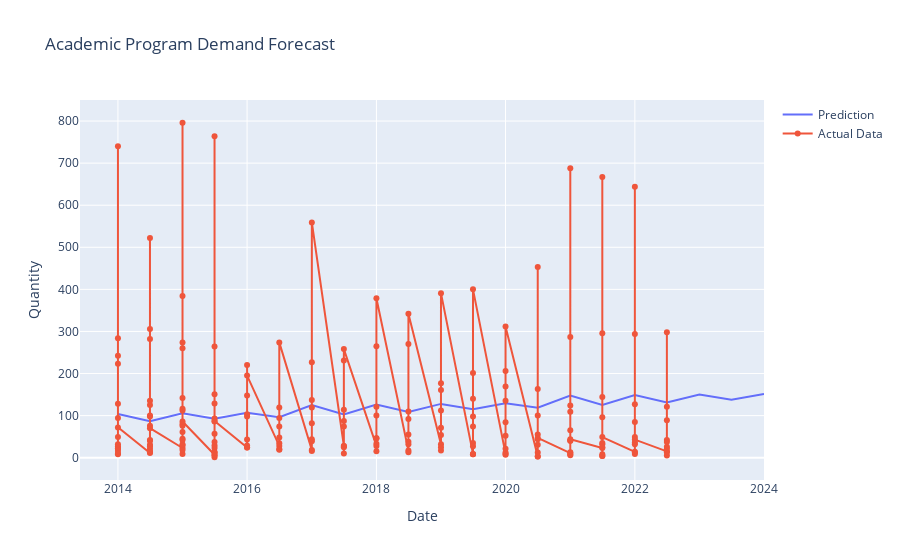

Notebook source saved alongside this figure:
### Markdown cell above
## Modelo Prophet

### Code cell
# Assuming `aggregated_dfMatprimer` is already loaded with appropriate data
# Aggregate the 'PRIMER CURSO' per year and program
program_df = aggregated_dfMatprimer.groupby(['DATE', 'PROGRAMA ACADÉMICO', 'INSTITUCIÓN DE EDUCACIÓN SUPERIOR (IES)']).agg({'PRIMER CURSO': 'sum'}).reset_index()

# Specify the program you want to forecast
target_program = "ADMINISTRACION FINANCIERA"

# Filter data for the specific program
specific_program_data = program_df[program_df['PROGRAMA ACADÉMICO'] == target_program]

# Convert 'INSTITUCIÓN DE EDUCACIÓN SUPERIOR (IES)' to one-hot encoding
one_hot_institutions = pd.get_dummies(specific_program_data['INSTITUCIÓN DE EDUCACIÓN SUPERIOR (IES)'])
specific_program_data = pd.concat([specific_program_data, one_hot_institutions], axis=1)

# Initialize the Prophet model with additional regressors for each institution
model = Prophet()

# Add institution one-hot encoding as additional regressors
for column in one_hot_institutions.columns:
    model.add_regressor(column)

# Prepare the data for Prophet
specific_program_data['ds'] = specific_program_data['DATE']
specific_program_data['y'] = specific_program_data['PRIMER CURSO']

# Create and fit the Prophet model using all the data and institution regressors
model.fit(specific_program_data[['ds', 'y'] + list(one_hot_institutions.columns)])

# Make future predictions
future = model.make_future_dataframe(periods=4, freq='6M')

# Identify the last historical date in the original dataset
last_hist_date = specific_program_data['ds'].max()

# Adjust only the future prediction dates to start at the beginning of a month
future.loc[future['ds'] > last_hist_date, 'ds'] = future['ds'][future['ds'] > last_hist_date] + pd.offsets.MonthBegin(-1)

# Carry over the one-hot encoding for institutions to the future DataFrame
for column in one_hot_institutions.columns:
    future[column] = 0  # or appropriate values based on expected future conditions

# Predict
forecast = model.predict(future)

# Perform cross-validation
df_cv = cross_validation(model, initial='1460 days', period='182 days', horizon='730 days')

# Calculate the performance metrics
df_p = performance_metrics(df_cv)

# Show the performance metrics
print(df_p)

# Display the first few rows of the forecast results
print(forecast[['ds', 'yhat', 'yhat_lower', 'yhat_upper']])

# Plotting with Plotly
trace1 = go.Scatter(x=forecast['ds'], y=forecast['yhat'], mode='lines', name='Prediction')
trace2 = go.Scatter(x=specific_program_data['ds'], y=specific_program_data['y'], mode='lines+markers', name='Actual Data')
layout = go.Layout(title='Academic Program Demand Forecast', xaxis_title='Date', yaxis_title='Quantity')
fig = go.Figure(data=[trace1, trace2], layout=layout)
fig.show()

### Figure 1 — Plotly figure (JSON) as saved in the notebook; plotly's stock layout.template omitted (floating-point values rounded to 4 significant figures; data arrays with more than 128 entries replaced by an {"elided": "..."} marker saying what was removed)
{"data": [{"mode": "lines", "name": "Prediction", "type": "scatter", "x": ["2014-01-01T00:00:00", "2014-07-01T00:00:00", "2015-01-01T00:00:00", "2015-07-01T00:00:00", "2016-01-01T00:00:00", "2016-07-01T00:00:00", "2017-01-01T00:00:00", "2017-07-01T00:00:00", "2018-01-01T00:00:00", "2018-07-01T00:00:00", "2019-01-01T00:00:00", "2019-07-01T00:00:00", "2020-01-01T00:00:00", "2020-07-01T00:00:00", "2021-01-01T00:00:00", "2021-07-01T00:00:00", "2022-01-01T00:00:00", "2022-07-01T00:00:00", "2022-07-01T00:00:00", "2023-01-01T00:00:00", "2023-07-01T00:00:00", "2024-01-01T00:00:00"], "y": [104.0, 86.38, 105.3, 92.76, 106.5, 95.98, 125.1, 102.5, 126.5, 108.9, 127.8, 115.3, 129.0, 118.5, 147.7, 125.0, 149.0, 131.5, 131.5, 150.3, 137.8, 151.6]}, {"mode": "lines+markers", "name": "Actual Data", "type": "scatter", "x": {"elided": "205 str values"}, "y": {"elided": "205 int values"}}], "layout": {"title": {"text": "Academic Program Demand Forecast"}, "xaxis": {"title": {"text": "Date"}}, "yaxis": {"title": {"text": "Quantity"}}}}
